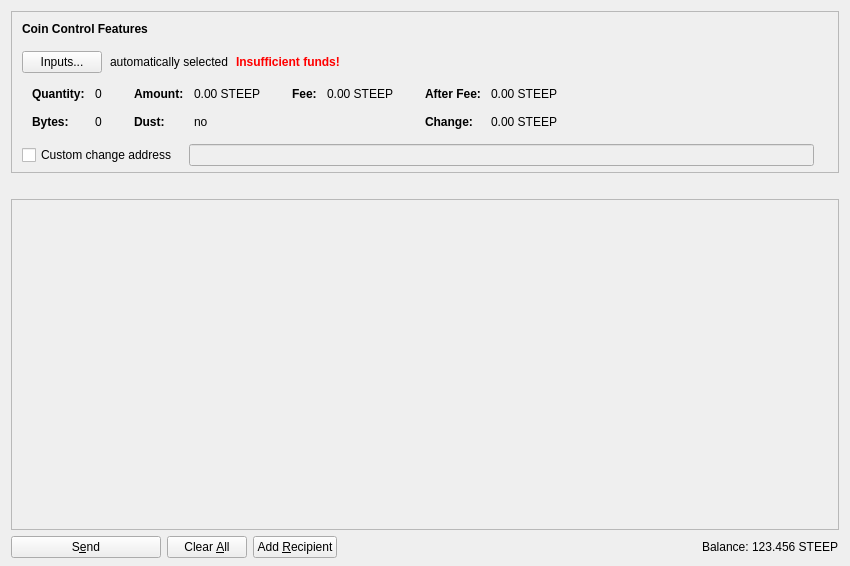
<?xml version="1.0" encoding="UTF-8"?>
<ui version="4.0">
 <class>SendCoinsDialog</class>
 <widget class="QDialog" name="SendCoinsDialog">
  <property name="geometry">
   <rect>
    <x>0</x>
    <y>0</y>
    <width>850</width>
    <height>566</height>
   </rect>
  </property>
  <property name="windowTitle">
   <string>Send Coins</string>
  </property>
  <layout class="QVBoxLayout" name="verticalLayout" stretch="0,0,0,0">
   <property name="bottomMargin">
    <number>8</number>
   </property>
   <item>
    <widget class="QFrame" name="frameCoinControl">
     <property name="sizePolicy">
      <sizepolicy hsizetype="Expanding" vsizetype="Fixed">
       <horstretch>0</horstretch>
       <verstretch>0</verstretch>
      </sizepolicy>
     </property>
     <property name="maximumSize">
      <size>
       <width>16777215</width>
       <height>16777215</height>
      </size>
     </property>
     <property name="frameShape">
      <enum>QFrame::StyledPanel</enum>
     </property>
     <property name="frameShadow">
      <enum>QFrame::Sunken</enum>
     </property>
     <layout class="QVBoxLayout" name="verticalLayoutCoinControl2">
      <property name="spacing">
       <number>0</number>
      </property>
      <property name="leftMargin">
       <number>0</number>
      </property>
      <property name="topMargin">
       <number>0</number>
      </property>
      <property name="rightMargin">
       <number>0</number>
      </property>
      <property name="bottomMargin">
       <number>6</number>
      </property>
      <item>
       <layout class="QVBoxLayout" name="verticalLayoutCoinControl" stretch="0,0,0,0">
        <property name="spacing">
         <number>0</number>
        </property>
        <property name="leftMargin">
         <number>10</number>
        </property>
        <property name="topMargin">
         <number>10</number>
        </property>
        <item>
         <layout class="QHBoxLayout" name="horizontalLayoutCoinControl1">
          <property name="bottomMargin">
           <number>15</number>
          </property>
          <item>
           <widget class="QLabel" name="labelCoinControlFeatures">
            <property name="sizePolicy">
             <sizepolicy hsizetype="Preferred" vsizetype="Maximum">
              <horstretch>0</horstretch>
              <verstretch>0</verstretch>
             </sizepolicy>
            </property>
            <property name="font">
             <font>
              <weight>75</weight>
              <bold>true</bold>
             </font>
            </property>
            <property name="styleSheet">
             <string notr="true">font-weight:bold;</string>
            </property>
            <property name="text">
             <string>Coin Control Features</string>
            </property>
           </widget>
          </item>
         </layout>
        </item>
        <item>
         <layout class="QHBoxLayout" name="horizontalLayoutCoinControl2" stretch="0,0,0,0">
          <property name="spacing">
           <number>8</number>
          </property>
          <property name="bottomMargin">
           <number>10</number>
          </property>
          <item>
           <widget class="QPushButton" name="pushButtonCoinControl">
            <property name="styleSheet">
             <string notr="true"/>
            </property>
            <property name="text">
             <string>Inputs...</string>
            </property>
            <property name="autoDefault">
             <bool>false</bool>
            </property>
           </widget>
          </item>
          <item>
           <widget class="QLabel" name="labelCoinControlAutomaticallySelected">
            <property name="text">
             <string>automatically selected</string>
            </property>
            <property name="margin">
             <number>5</number>
            </property>
           </widget>
          </item>
          <item>
           <widget class="QLabel" name="labelCoinControlInsuffFunds">
            <property name="font">
             <font>
              <weight>75</weight>
              <bold>true</bold>
             </font>
            </property>
            <property name="styleSheet">
             <string notr="true">color:red;font-weight:bold;</string>
            </property>
            <property name="text">
             <string>Insufficient funds!</string>
            </property>
            <property name="margin">
             <number>5</number>
            </property>
           </widget>
          </item>
          <item>
           <spacer name="horizontalSpacerCoinControl">
            <property name="orientation">
             <enum>Qt::Horizontal</enum>
            </property>
            <property name="sizeHint" stdset="0">
             <size>
              <width>40</width>
              <height>1</height>
             </size>
            </property>
           </spacer>
          </item>
         </layout>
        </item>
        <item>
         <widget class="QWidget" name="widgetCoinControl" native="true">
          <property name="sizePolicy">
           <sizepolicy hsizetype="Preferred" vsizetype="Preferred">
            <horstretch>0</horstretch>
            <verstretch>0</verstretch>
           </sizepolicy>
          </property>
          <property name="minimumSize">
           <size>
            <width>0</width>
            <height>0</height>
           </size>
          </property>
          <property name="styleSheet">
           <string notr="true"/>
          </property>
          <layout class="QHBoxLayout" name="horizontalLayoutCoinControl5">
           <property name="leftMargin">
            <number>0</number>
           </property>
           <property name="topMargin">
            <number>0</number>
           </property>
           <property name="rightMargin">
            <number>0</number>
           </property>
           <property name="bottomMargin">
            <number>0</number>
           </property>
           <item>
            <layout class="QHBoxLayout" name="horizontalLayoutCoinControl3" stretch="0,0,0,1">
             <property name="spacing">
              <number>20</number>
             </property>
             <property name="topMargin">
              <number>0</number>
             </property>
             <property name="bottomMargin">
              <number>10</number>
             </property>
             <item>
              <layout class="QFormLayout" name="formLayoutCoinControl1">
               <property name="horizontalSpacing">
                <number>10</number>
               </property>
               <property name="verticalSpacing">
                <number>14</number>
               </property>
               <property name="leftMargin">
                <number>10</number>
               </property>
               <property name="topMargin">
                <number>4</number>
               </property>
               <property name="rightMargin">
                <number>6</number>
               </property>
               <item row="0" column="0">
                <widget class="QLabel" name="labelCoinControlQuantityText">
                 <property name="font">
                  <font>
                   <weight>75</weight>
                   <bold>true</bold>
                  </font>
                 </property>
                 <property name="text">
                  <string>Quantity:</string>
                 </property>
                 <property name="margin">
                  <number>0</number>
                 </property>
                </widget>
               </item>
               <item row="0" column="1">
                <widget class="QLabel" name="labelCoinControlQuantity">
                 <property name="cursor">
                  <cursorShape>IBeamCursor</cursorShape>
                 </property>
                 <property name="contextMenuPolicy">
                  <enum>Qt::ActionsContextMenu</enum>
                 </property>
                 <property name="text">
                  <string notr="true">0</string>
                 </property>
                 <property name="margin">
                  <number>0</number>
                 </property>
                 <property name="textInteractionFlags">
                  <set>Qt::LinksAccessibleByMouse|Qt::TextSelectableByKeyboard|Qt::TextSelectableByMouse</set>
                 </property>
                </widget>
               </item>
               <item row="1" column="0">
                <widget class="QLabel" name="labelCoinControlBytesText">
                 <property name="font">
                  <font>
                   <weight>75</weight>
                   <bold>true</bold>
                  </font>
                 </property>
                 <property name="text">
                  <string>Bytes:</string>
                 </property>
                </widget>
               </item>
               <item row="1" column="1">
                <widget class="QLabel" name="labelCoinControlBytes">
                 <property name="cursor">
                  <cursorShape>IBeamCursor</cursorShape>
                 </property>
                 <property name="contextMenuPolicy">
                  <enum>Qt::ActionsContextMenu</enum>
                 </property>
                 <property name="text">
                  <string notr="true">0</string>
                 </property>
                 <property name="textInteractionFlags">
                  <set>Qt::LinksAccessibleByMouse|Qt::TextSelectableByKeyboard|Qt::TextSelectableByMouse</set>
                 </property>
                </widget>
               </item>
              </layout>
             </item>
             <item>
              <layout class="QFormLayout" name="formLayoutCoinControl2">
               <property name="horizontalSpacing">
                <number>10</number>
               </property>
               <property name="verticalSpacing">
                <number>14</number>
               </property>
               <property name="leftMargin">
                <number>6</number>
               </property>
               <property name="topMargin">
                <number>4</number>
               </property>
               <property name="rightMargin">
                <number>6</number>
               </property>
               <item row="0" column="0">
                <widget class="QLabel" name="labelCoinControlAmountText">
                 <property name="font">
                  <font>
                   <weight>75</weight>
                   <bold>true</bold>
                  </font>
                 </property>
                 <property name="text">
                  <string>Amount:</string>
                 </property>
                 <property name="margin">
                  <number>0</number>
                 </property>
                </widget>
               </item>
               <item row="0" column="1">
                <widget class="QLabel" name="labelCoinControlAmount">
                 <property name="cursor">
                  <cursorShape>IBeamCursor</cursorShape>
                 </property>
                 <property name="contextMenuPolicy">
                  <enum>Qt::ActionsContextMenu</enum>
                 </property>
                 <property name="text">
                  <string notr="true">0.00 STEEP</string>
                 </property>
                 <property name="textInteractionFlags">
                  <set>Qt::LinksAccessibleByMouse|Qt::TextSelectableByKeyboard|Qt::TextSelectableByMouse</set>
                 </property>
                </widget>
               </item>
               <item row="1" column="0">
                <widget class="QLabel" name="labelCoinControlLowOutputText">
                 <property name="font">
                  <font>
                   <weight>75</weight>
                   <bold>true</bold>
                  </font>
                 </property>
                 <property name="text">
                  <string>Dust:</string>
                 </property>
                </widget>
               </item>
               <item row="1" column="1">
                <widget class="QLabel" name="labelCoinControlLowOutput">
                 <property name="cursor">
                  <cursorShape>IBeamCursor</cursorShape>
                 </property>
                 <property name="contextMenuPolicy">
                  <enum>Qt::ActionsContextMenu</enum>
                 </property>
                 <property name="text">
                  <string notr="true">no</string>
                 </property>
                 <property name="textInteractionFlags">
                  <set>Qt::LinksAccessibleByMouse|Qt::TextSelectableByKeyboard|Qt::TextSelectableByMouse</set>
                 </property>
                </widget>
               </item>
              </layout>
             </item>
             <item>
              <layout class="QFormLayout" name="formLayoutCoinControl3">
               <property name="horizontalSpacing">
                <number>10</number>
               </property>
               <property name="verticalSpacing">
                <number>14</number>
               </property>
               <property name="leftMargin">
                <number>6</number>
               </property>
               <property name="topMargin">
                <number>4</number>
               </property>
               <property name="rightMargin">
                <number>6</number>
               </property>
               <item row="0" column="0">
                <widget class="QLabel" name="labelCoinControlFeeText">
                 <property name="font">
                  <font>
                   <weight>75</weight>
                   <bold>true</bold>
                  </font>
                 </property>
                 <property name="text">
                  <string>Fee:</string>
                 </property>
                 <property name="margin">
                  <number>0</number>
                 </property>
                </widget>
               </item>
               <item row="0" column="1">
                <widget class="QLabel" name="labelCoinControlFee">
                 <property name="cursor">
                  <cursorShape>IBeamCursor</cursorShape>
                 </property>
                 <property name="contextMenuPolicy">
                  <enum>Qt::ActionsContextMenu</enum>
                 </property>
                 <property name="text">
                  <string notr="true">0.00 STEEP</string>
                 </property>
                 <property name="textInteractionFlags">
                  <set>Qt::LinksAccessibleByMouse|Qt::TextSelectableByKeyboard|Qt::TextSelectableByMouse</set>
                 </property>
                </widget>
               </item>
              </layout>
             </item>
             <item>
              <layout class="QFormLayout" name="formLayoutCoinControl4">
               <property name="horizontalSpacing">
                <number>10</number>
               </property>
               <property name="verticalSpacing">
                <number>14</number>
               </property>
               <property name="leftMargin">
                <number>6</number>
               </property>
               <property name="topMargin">
                <number>4</number>
               </property>
               <property name="rightMargin">
                <number>6</number>
               </property>
               <item row="0" column="0">
                <widget class="QLabel" name="labelCoinControlAfterFeeText">
                 <property name="font">
                  <font>
                   <weight>75</weight>
                   <bold>true</bold>
                  </font>
                 </property>
                 <property name="text">
                  <string>After Fee:</string>
                 </property>
                 <property name="margin">
                  <number>0</number>
                 </property>
                </widget>
               </item>
               <item row="0" column="1">
                <widget class="QLabel" name="labelCoinControlAfterFee">
                 <property name="cursor">
                  <cursorShape>IBeamCursor</cursorShape>
                 </property>
                 <property name="contextMenuPolicy">
                  <enum>Qt::ActionsContextMenu</enum>
                 </property>
                 <property name="text">
                  <string notr="true">0.00 STEEP</string>
                 </property>
                 <property name="textInteractionFlags">
                  <set>Qt::LinksAccessibleByMouse|Qt::TextSelectableByKeyboard|Qt::TextSelectableByMouse</set>
                 </property>
                </widget>
               </item>
               <item row="1" column="0">
                <widget class="QLabel" name="labelCoinControlChangeText">
                 <property name="font">
                  <font>
                   <weight>75</weight>
                   <bold>true</bold>
                  </font>
                 </property>
                 <property name="text">
                  <string>Change:</string>
                 </property>
                </widget>
               </item>
               <item row="1" column="1">
                <widget class="QLabel" name="labelCoinControlChange">
                 <property name="cursor">
                  <cursorShape>IBeamCursor</cursorShape>
                 </property>
                 <property name="contextMenuPolicy">
                  <enum>Qt::ActionsContextMenu</enum>
                 </property>
                 <property name="text">
                  <string notr="true">0.00 STEEP</string>
                 </property>
                 <property name="textInteractionFlags">
                  <set>Qt::LinksAccessibleByMouse|Qt::TextSelectableByKeyboard|Qt::TextSelectableByMouse</set>
                 </property>
                </widget>
               </item>
              </layout>
             </item>
            </layout>
           </item>
          </layout>
         </widget>
        </item>
        <item>
         <layout class="QHBoxLayout" name="horizontalLayoutCoinControl4" stretch="0,0,0">
          <property name="spacing">
           <number>12</number>
          </property>
          <property name="sizeConstraint">
           <enum>QLayout::SetDefaultConstraint</enum>
          </property>
          <property name="topMargin">
           <number>5</number>
          </property>
          <property name="rightMargin">
           <number>5</number>
          </property>
          <item>
           <widget class="QCheckBox" name="checkBoxCoinControlChange">
            <property name="toolTip">
             <string>If this is activated, but the change address is empty or invalid, change will be sent to a newly generated address.</string>
            </property>
            <property name="text">
             <string>Custom change address</string>
            </property>
           </widget>
          </item>
          <item>
           <widget class="QValidatedLineEdit" name="lineEditCoinControlChange">
            <property name="enabled">
             <bool>false</bool>
            </property>
            <property name="sizePolicy">
             <sizepolicy hsizetype="Expanding" vsizetype="Fixed">
              <horstretch>0</horstretch>
              <verstretch>0</verstretch>
             </sizepolicy>
            </property>
           </widget>
          </item>
          <item>
           <widget class="QLabel" name="labelCoinControlChangeLabel">
            <property name="sizePolicy">
             <sizepolicy hsizetype="Preferred" vsizetype="Expanding">
              <horstretch>0</horstretch>
              <verstretch>0</verstretch>
             </sizepolicy>
            </property>
            <property name="minimumSize">
             <size>
              <width>0</width>
              <height>0</height>
             </size>
            </property>
            <property name="text">
             <string/>
            </property>
            <property name="margin">
             <number>3</number>
            </property>
           </widget>
          </item>
         </layout>
        </item>
       </layout>
      </item>
     </layout>
    </widget>
   </item>
   <item>
    <spacer name="horizontalSpacer_2">
     <property name="orientation">
      <enum>Qt::Horizontal</enum>
     </property>
     <property name="sizeHint" stdset="0">
      <size>
       <width>40</width>
       <height>20</height>
      </size>
     </property>
    </spacer>
   </item>
   <item>
    <widget class="QScrollArea" name="scrollArea">
     <property name="widgetResizable">
      <bool>true</bool>
     </property>
     <widget class="QWidget" name="scrollAreaWidgetContents">
      <property name="geometry">
       <rect>
        <x>0</x>
        <y>0</y>
        <width>830</width>
        <height>297</height>
       </rect>
      </property>
      <layout class="QVBoxLayout" name="verticalLayout_2" stretch="0">
       <property name="leftMargin">
        <number>0</number>
       </property>
       <property name="topMargin">
        <number>0</number>
       </property>
       <property name="rightMargin">
        <number>0</number>
       </property>
       <property name="bottomMargin">
        <number>0</number>
       </property>
       <item>
        <layout class="QVBoxLayout" name="entries">
         <property name="spacing">
          <number>6</number>
         </property>
        </layout>
       </item>
      </layout>
     </widget>
    </widget>
   </item>
   <item>
    <layout class="QHBoxLayout" name="horizontalLayout">
     <item>
      <widget class="QPushButton" name="sendButton">
       <property name="minimumSize">
        <size>
         <width>150</width>
         <height>0</height>
        </size>
       </property>
       <property name="toolTip">
        <string>Confirm the send action</string>
       </property>
       <property name="text">
        <string>S&amp;end</string>
       </property>
       <property name="icon">
        <iconset resource="../steepcoin.qrc">
         <normaloff>:/icons/send</normaloff>:/icons/send</iconset>
       </property>
       <property name="autoDefault">
        <bool>false</bool>
       </property>
       <property name="default">
        <bool>false</bool>
       </property>
      </widget>
     </item>
     <item>
      <widget class="QPushButton" name="clearButton">
       <property name="sizePolicy">
        <sizepolicy hsizetype="Minimum" vsizetype="Fixed">
         <horstretch>0</horstretch>
         <verstretch>0</verstretch>
        </sizepolicy>
       </property>
       <property name="toolTip">
        <string>Clear all fields of the form.</string>
       </property>
       <property name="text">
        <string>Clear &amp;All</string>
       </property>
       <property name="icon">
        <iconset resource="../steepcoin.qrc">
         <normaloff>:/icons/remove</normaloff>:/icons/remove</iconset>
       </property>
       <property name="autoDefault">
        <bool>false</bool>
       </property>
      </widget>
     </item>
     <item>
      <widget class="QPushButton" name="addButton">
       <property name="toolTip">
        <string>Send to multiple recipients at once</string>
       </property>
       <property name="text">
        <string>Add &amp;Recipient</string>
       </property>
       <property name="icon">
        <iconset resource="../steepcoin.qrc">
         <normaloff>:/icons/add</normaloff>:/icons/add</iconset>
       </property>
       <property name="autoDefault">
        <bool>false</bool>
       </property>
      </widget>
     </item>
     <item>
      <spacer name="horizontalSpacer">
       <property name="orientation">
        <enum>Qt::Horizontal</enum>
       </property>
       <property name="sizeHint" stdset="0">
        <size>
         <width>40</width>
         <height>20</height>
        </size>
       </property>
      </spacer>
     </item>
     <item>
      <layout class="QHBoxLayout" name="horizontalLayout_2">
       <property name="spacing">
        <number>3</number>
       </property>
       <item>
        <widget class="QLabel" name="label">
         <property name="sizePolicy">
          <sizepolicy hsizetype="Preferred" vsizetype="Fixed">
           <horstretch>0</horstretch>
           <verstretch>0</verstretch>
          </sizepolicy>
         </property>
         <property name="text">
          <string>Balance:</string>
         </property>
        </widget>
       </item>
       <item>
        <widget class="QLabel" name="labelBalance">
         <property name="sizePolicy">
          <sizepolicy hsizetype="Preferred" vsizetype="Fixed">
           <horstretch>0</horstretch>
           <verstretch>0</verstretch>
          </sizepolicy>
         </property>
         <property name="cursor">
          <cursorShape>IBeamCursor</cursorShape>
         </property>
         <property name="text">
          <string notr="true">123.456 STEEP</string>
         </property>
         <property name="textInteractionFlags">
          <set>Qt::LinksAccessibleByMouse|Qt::TextSelectableByKeyboard|Qt::TextSelectableByMouse</set>
         </property>
        </widget>
       </item>
      </layout>
     </item>
    </layout>
   </item>
  </layout>
 </widget>
 <customwidgets>
  <customwidget>
   <class>QValidatedLineEdit</class>
   <extends>QLineEdit</extends>
   <header>qt/qvalidatedlineedit.h</header>
  </customwidget>
 </customwidgets>
 <resources>
  <include location="../steepcoin.qrc"/>
 </resources>
 <connections/>
</ui>
